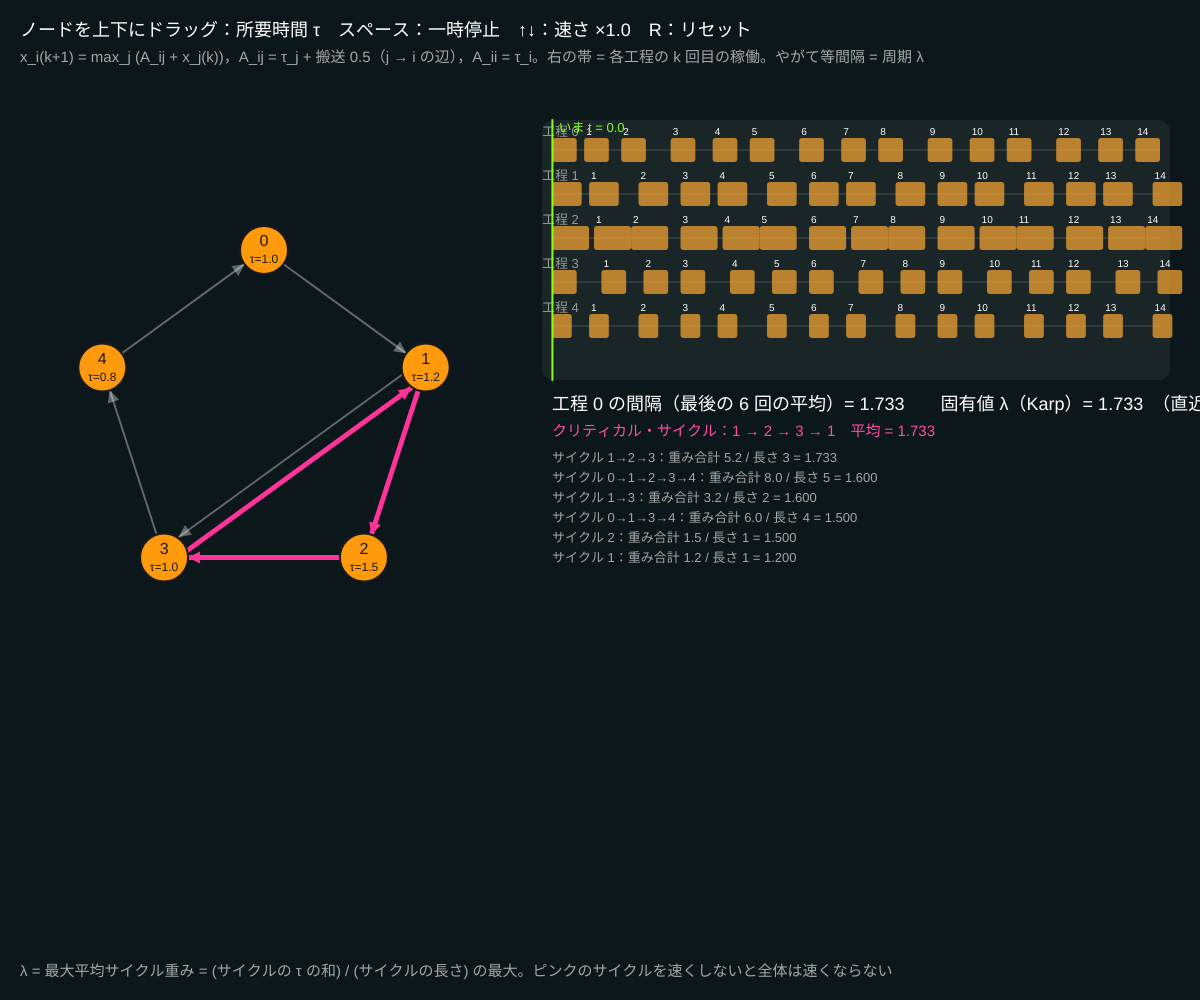
Frame 1 (no input)
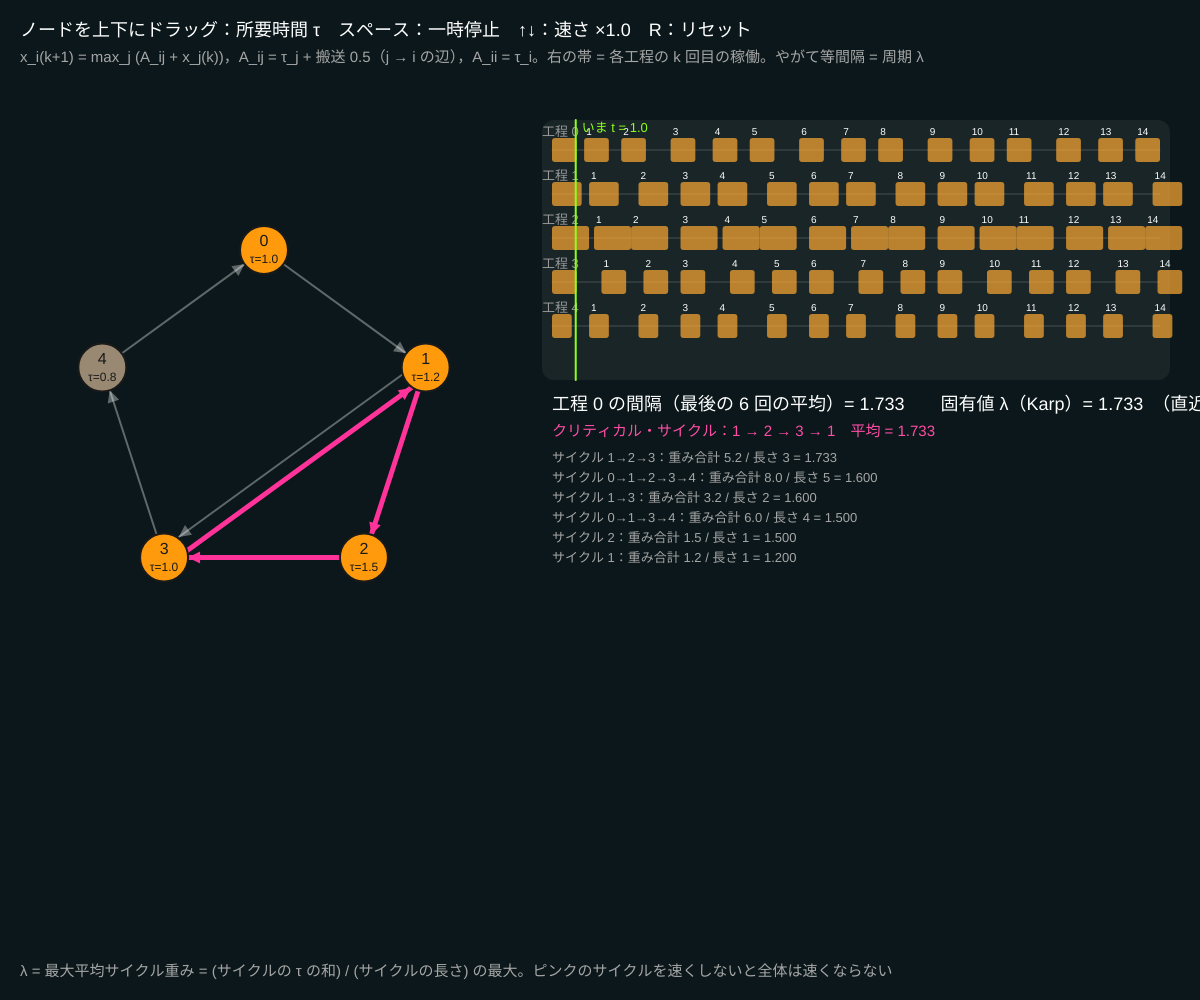
Frame 60 (no input)
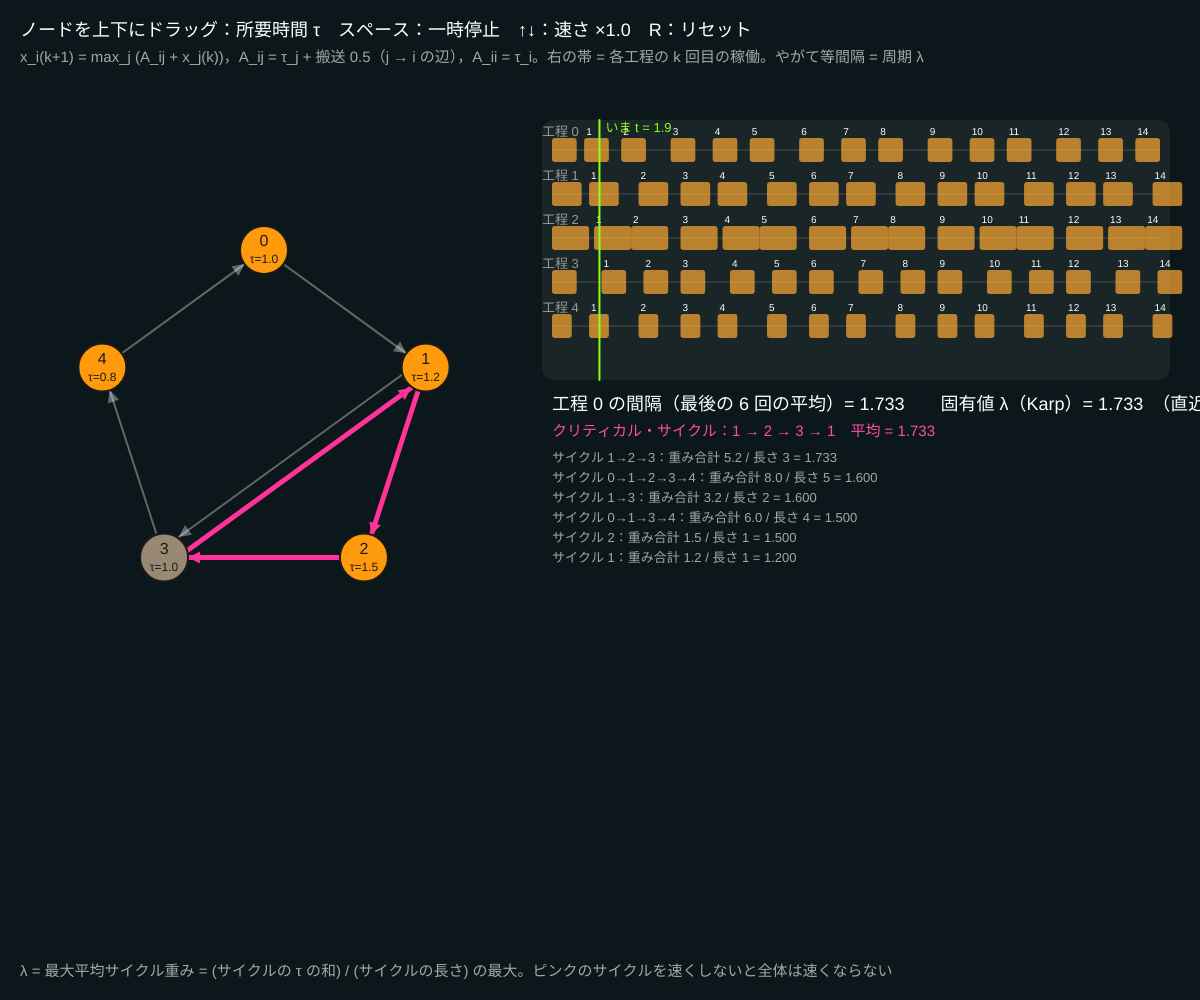
Frame 120 (the mouse pressed at the canvas centre since frame 60)

The p5.js sketch that drew these frames (run headless with seeded random() and noise() and a simulated clock; from frame 60 on, the mouse is pressed at the canvas centre):

// p5.js sketch
// ── sketch.js
// ============================================
// 10 トロピカル固有値と周期スケジュール（max-plus）
// 工程 i の k+1 回目の開始時刻 x_i(k+1) = max_j (A_ij + x_j(k))：「前の工程が全部終わってから」= max，「所要時間を足す」= +
//   この max-plus 系はやがて周期運転になり、周期 λ = トロピカル固有値 = グラフの「最大平均サイクル重み」
//   λ は Karp のアルゴリズムで O(n·m) で求まる。いちばん遅いループ（クリティカル・サイクル）が全体の速さを決める
// ノードを上下にドラッグ = 所要時間 τ / スペース = 一時停止 / R = リセット / ↑↓ = 再生の速さ
// ============================================

let tau = [1.0, 1.2, 1.5, 1.0, 0.8];                     // ★ 各工程の所要時間
let move = 0.5;                                          // ★ 工程から次の工程へ渡す搬送時間
let arcs = [[0, 1], [1, 2], [2, 3], [3, 4], [4, 0], [1, 3], [3, 1]];   // ★ 工程のつながり（j → i：i は j が終わるのを待つ）
let n = 5;
let nodes = [];
let X = [];                // x(0), x(1), … 各回の開始時刻（行 = 回，列 = 工程）
let K = 14;                // 計算する回数
let playing = true, speed = 1, now = 0;
let dragging = -1, dragY = 0, dragT = 0;

function setup() {
  createCanvas(windowWidth, windowHeight);
  colorMode(HSB, 360, 100, 100, 100);
  textFont('Helvetica');
  for (let i = 0; i < n; i++) nodes.push({ x: width * 0.22 + 170 * Math.cos(TWO_PI * i / n - HALF_PI), y: height * 0.42 + 170 * Math.sin(TWO_PI * i / n - HALF_PI) });
}
// ★ max-plus 行列：A_ij = τ_j + 搬送（j → i の辺があれば），A_ii = τ_i（同じ工程は前の仕事が終わるまで始められない），他は −∞
function matrixA() {
  let A = [];
  for (let i = 0; i < n; i++) { A.push([]); for (let j = 0; j < n; j++) A[i].push(i === j ? tau[i] : -Infinity); }
  for (let [j, i] of arcs) A[i][j] = tau[j] + move;
  return A;
}
function iterate(A) {
  X = [new Array(n).fill(0)];
  for (let k = 0; k < K; k++) {
    let x = X[k], y = [];
    for (let i = 0; i < n; i++) { let m = -Infinity; for (let j = 0; j < n; j++) m = Math.max(m, A[i][j] + x[j]); y.push(m === -Infinity ? x[i] : m); }
    X.push(y);
  }
}
// ★ Karp のアルゴリズム：λ = max_v min_k (D_n(v) − D_k(v)) / (n − k)。D_k(v) = ちょうど k 本の辺で v に着く最大重み
function karp(A) {
  let D = [new Array(n).fill(0)];                                   // 仮の出発点から全ノードへ重み 0 の辺
  for (let k = 1; k <= n; k++) {
    D.push(new Array(n).fill(-Infinity));
    for (let v = 0; v < n; v++) for (let u = 0; u < n; u++) if (A[v][u] > -Infinity && D[k - 1][u] > -Infinity) D[k][v] = Math.max(D[k][v], D[k - 1][u] + A[v][u]);
  }
  let lam = -Infinity;
  for (let v = 0; v < n; v++) {
    if (D[n][v] === -Infinity) continue;
    let m = Infinity;
    for (let k = 0; k < n; k++) if (D[k][v] > -Infinity) m = Math.min(m, (D[n][v] - D[k][v]) / (n - k));
    lam = Math.max(lam, m);
  }
  return lam;
}
// 全部の単純サイクルを列挙して平均重みを計算（小さいグラフ用。Karp の答え合わせ）
function cycles(A) {
  let out = [];
  let dfs = (start, v, path, w) => {
    for (let u = 0; u < n; u++) {
      if (A[u][v] === -Infinity) continue;         // v → u
      if (u === start) out.push({ nodes: path.slice(), mean: (w + A[u][v]) / path.length });
      else if (u > start && !path.includes(u)) dfs(start, u, path.concat([u]), w + A[u][v]);
    }
  };
  for (let s = 0; s < n; s++) dfs(s, s, [s], 0);
  return out;
}

function draw() {
  background(190, 55, 10);
  let A = matrixA();
  iterate(A);
  let lam = karp(A), cyc = cycles(A);
  let crit = cyc.reduce((b, c) => (c.mean > (b ? b.mean : -1) ? c : b), null);
  if (playing) now += 0.016 * speed;
  if (now > X[K][0] + 1) now = 0;

  // グラフ
  for (let [j, i] of arcs) {
    let u = nodes[j], v = nodes[i], ang = atan2(v.y - u.y, v.x - u.x);
    let onCrit = crit && crit.nodes.length > 1 && crit.nodes.includes(i) && crit.nodes.includes(j) && (crit.nodes[(crit.nodes.indexOf(j) + 1) % crit.nodes.length] === i);
    stroke(onCrit ? 330 : 0, onCrit ? 80 : 0, 100, onCrit ? 100 : 35); strokeWeight(onCrit ? 5 : 2);
    let o = (arcs.some(([a, b]) => a === i && b === j)) ? 8 : 0;   // 往復の辺は少しずらす
    let nx = -sin(ang) * o, ny = cos(ang) * o;
    line(u.x + nx, u.y + ny, v.x - 24 * cos(ang) + nx, v.y - 24 * sin(ang) + ny);
    noStroke(); fill(onCrit ? 330 : 0, onCrit ? 80 : 0, 100, onCrit ? 100 : 35);
    push(); translate(v.x - 24 * cos(ang) + nx, v.y - 24 * sin(ang) + ny); rotate(ang); triangle(0, 0, -12, 6, -12, -6); pop();
  }
  for (let i = 0; i < n; i++) {
    // いま稼働中？（最新の開始時刻から τ の間）
    let active = X.some((x) => now >= x[i] && now < x[i] + tau[i]);
    let selfCrit = crit && crit.nodes.length === 1 && crit.nodes[0] === i;
    stroke(selfCrit ? 330 : 0, selfCrit ? 80 : 0, selfCrit ? 100 : 10); strokeWeight(selfCrit ? 5 : 2); fill(35, active ? 95 : 25, active ? 100 : 60);
    circle(nodes[i].x, nodes[i].y, 48);
    noStroke(); fill(0, 0, 10); textSize(16); textAlign(CENTER, CENTER); text(i, nodes[i].x, nodes[i].y - 8); textSize(12); text('τ=' + nf(tau[i], 1, 1), nodes[i].x, nodes[i].y + 10); textAlign(LEFT, BASELINE);
  }

  // ダイヤ（タイムライン）
  let tx = width * 0.46, ty = 150, tw = width - tx - 40, rowH = 44, tmax = X[K][0] + 1;
  let sx = (t) => tx + t / tmax * tw;
  noStroke(); fill(0, 0, 100, 6); rect(tx - 10, ty - 30, tw + 20, rowH * n + 40, 12);
  for (let i = 0; i < n; i++) {
    let y = ty + i * rowH;
    fill(0, 0, 60); textSize(13); text('工程 ' + i, tx - 10, y - 14);
    stroke(0, 0, 100, 20); strokeWeight(1); line(tx, y, tx + tw, y);
    for (let k = 0; k <= K; k++) {
      let t0 = X[k][i];
      noStroke(); fill(35, 80, 100, 70); rect(sx(t0), y - 12, Math.max(2, tau[i] / tmax * tw), 24, 3);
      if (k >= 1 && k <= K) { fill(0, 0, 100); textSize(10); text(k, sx(t0) + 2, y - 15); }
    }
  }
  stroke(90, 90, 100); strokeWeight(2); line(sx(now), ty - 30, sx(now), ty + rowH * n + 10);
  noStroke(); fill(90, 90, 100); textSize(13); text('いま t = ' + nf(now, 1, 1), sx(now) + 6, ty - 18);
  // 周期の測定：最後の 6 回の平均間隔（差は 1.5, 2.0, 1.7 … のように「サイクル長」で一周することがあるので平均する）
  let per = (X[K][0] - X[K - 6][0]) / 6;
  let diffs = [X[K - 2][0] - X[K - 3][0], X[K - 1][0] - X[K - 2][0], X[K][0] - X[K - 1][0]].map((v) => nf(v, 1, 2)).join(', ');
  fill(0, 0, 100); textSize(18);
  text('工程 0 の間隔（最後の 6 回の平均）= ' + nf(per, 1, 3) + '　　固有値 λ（Karp）= ' + nf(lam, 1, 3) + '　（直近の間隔：' + diffs + '）', tx, ty + rowH * n + 40);
  fill(330, 70, 100); textSize(15);
  text('クリティカル・サイクル：' + (crit ? crit.nodes.join(' → ') + ' → ' + crit.nodes[0] + '　平均 = ' + nf(crit.mean, 1, 3) : '—'), tx, ty + rowH * n + 66);
  fill(0, 0, 65); textSize(13);
  cyc.sort((a, b) => b.mean - a.mean).slice(0, 6).forEach((c, idx) => text('サイクル ' + c.nodes.join('→') + '：重み合計 ' + nf(c.mean * c.nodes.length, 1, 1) + ' / 長さ ' + c.nodes.length + ' = ' + nf(c.mean, 1, 3), tx, ty + rowH * n + 92 + idx * 20));

  noStroke(); fill(0, 0, 100); textSize(18);
  text('ノードを上下にドラッグ：所要時間 τ　スペース：' + (playing ? '一時停止' : '再生') + '　↑↓：速さ ×' + nf(speed, 1, 1) + '　R：リセット', 20, 36);
  fill(0, 0, 65); textSize(15);
  text('x_i(k+1) = max_j (A_ij + x_j(k))，A_ij = τ_j + 搬送 ' + nf(move, 1, 1) + '（j → i の辺），A_ii = τ_i。右の帯 = 各工程の k 回目の稼働。やがて等間隔 = 周期 λ', 20, 62);
  text('λ = 最大平均サイクル重み = (サイクルの τ の和) / (サイクルの長さ) の最大。ピンクのサイクルを速くしないと全体は速くならない', 20, height - 24);
}

function mousePressed() {
  dragging = -1;
  for (let i = 0; i < n; i++) if (dist(mouseX, mouseY, nodes[i].x, nodes[i].y) < 26) { dragging = i; dragY = mouseY; dragT = tau[i]; }
}
function mouseDragged() { if (dragging >= 0) tau[dragging] = constrain(dragT + (dragY - mouseY) * 0.01, 0.2, 5); }
function mouseReleased() { dragging = -1; }
function keyPressed() {
  if (key === ' ') playing = !playing;
  if (key === UP_ARROW) speed = Math.min(8, speed * 1.5);
  if (key === DOWN_ARROW) speed = Math.max(0.25, speed / 1.5);
  if (key === 'r' || key === 'R') { tau = [1.0, 1.2, 1.5, 1.0, 0.8]; now = 0; }
}

// ---------- やってみよう ----------
// 1. ピンク（クリティカル）でない工程の τ を長くしても周期が変わらない範囲がある。どこまで？
// 2. 直近の間隔が 1.5, 2.0, 1.7 … と一定でないのに平均は λ。何回で一周する？（クリティカル・サイクルの長さ = cyclicity）
// 3. 辺を 1 本足して（arcs に [2, 0] など）サイクルを増やすと λ はどうなる？ 必ず増える？ 搬送時間 move を 0 にすると、いちばん遅い工程 1 つが周期を決める
// 4. 電車のダイヤ：工程 = 駅，τ = 区間の走行時間，辺 = 接続。「全線の最小運転間隔」が λ になる（オランダの鉄道で実際に使われた）
